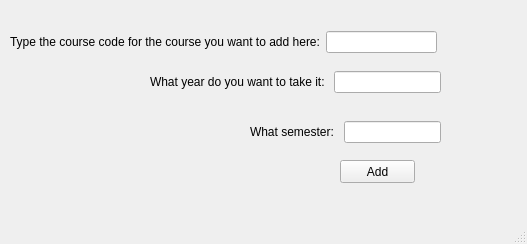
<?xml version="1.0" encoding="UTF-8"?>
<ui version="4.0">
 <class>addCourseWindow</class>
 <widget class="QMainWindow" name="addCourseWindow">
  <property name="geometry">
   <rect>
    <x>0</x>
    <y>0</y>
    <width>527</width>
    <height>244</height>
   </rect>
  </property>
  <property name="windowTitle">
   <string>MainWindow</string>
  </property>
  <widget class="QWidget" name="centralwidget">
   <widget class="QPushButton" name="addBtn">
    <property name="geometry">
     <rect>
      <x>340</x>
      <y>160</y>
      <width>75</width>
      <height>23</height>
     </rect>
    </property>
    <property name="text">
     <string>Add</string>
    </property>
   </widget>
   <widget class="QWidget" name="layoutWidget">
    <property name="geometry">
     <rect>
      <x>10</x>
      <y>30</y>
      <width>427</width>
      <height>24</height>
     </rect>
    </property>
    <layout class="QHBoxLayout" name="horizontalLayout">
     <item>
      <widget class="QLabel" name="label">
       <property name="text">
        <string>Type the course code for the course you want to add here:</string>
       </property>
      </widget>
     </item>
     <item>
      <widget class="QLineEdit" name="courseIn"/>
     </item>
    </layout>
   </widget>
   <widget class="QWidget" name="">
    <property name="geometry">
     <rect>
      <x>150</x>
      <y>70</y>
      <width>291</width>
      <height>24</height>
     </rect>
    </property>
    <layout class="QHBoxLayout" name="horizontalLayout_2">
     <item>
      <widget class="QLabel" name="label_2">
       <property name="text">
        <string>What year do you want to take it: </string>
       </property>
      </widget>
     </item>
     <item>
      <widget class="QLineEdit" name="lineEdit"/>
     </item>
    </layout>
   </widget>
   <widget class="QWidget" name="">
    <property name="geometry">
     <rect>
      <x>250</x>
      <y>120</y>
      <width>191</width>
      <height>24</height>
     </rect>
    </property>
    <layout class="QHBoxLayout" name="horizontalLayout_3">
     <item>
      <widget class="QLabel" name="label_3">
       <property name="text">
        <string>What semester: </string>
       </property>
      </widget>
     </item>
     <item>
      <widget class="QLineEdit" name="lineEdit_2"/>
     </item>
    </layout>
   </widget>
  </widget>
  <widget class="QMenuBar" name="menubar">
   <property name="geometry">
    <rect>
     <x>0</x>
     <y>0</y>
     <width>527</width>
     <height>26</height>
    </rect>
   </property>
  </widget>
  <widget class="QStatusBar" name="statusbar"/>
 </widget>
 <resources/>
 <connections/>
</ui>
